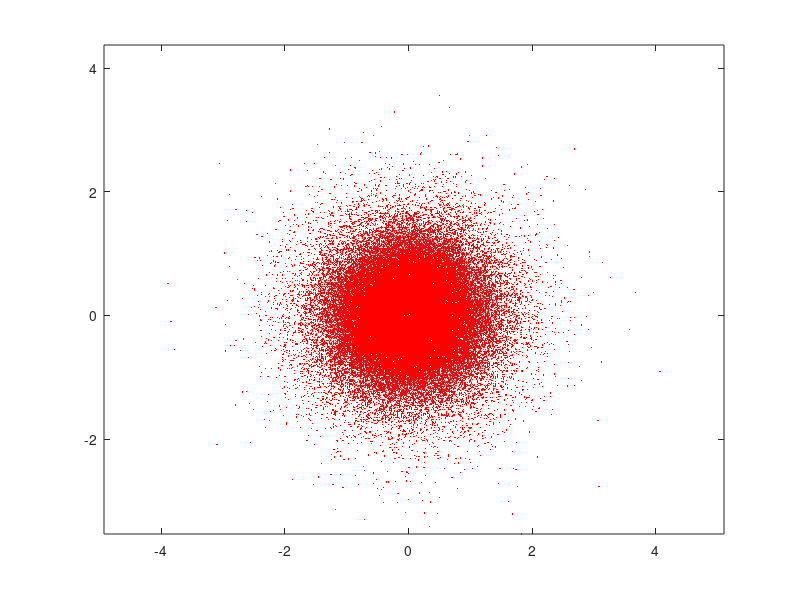
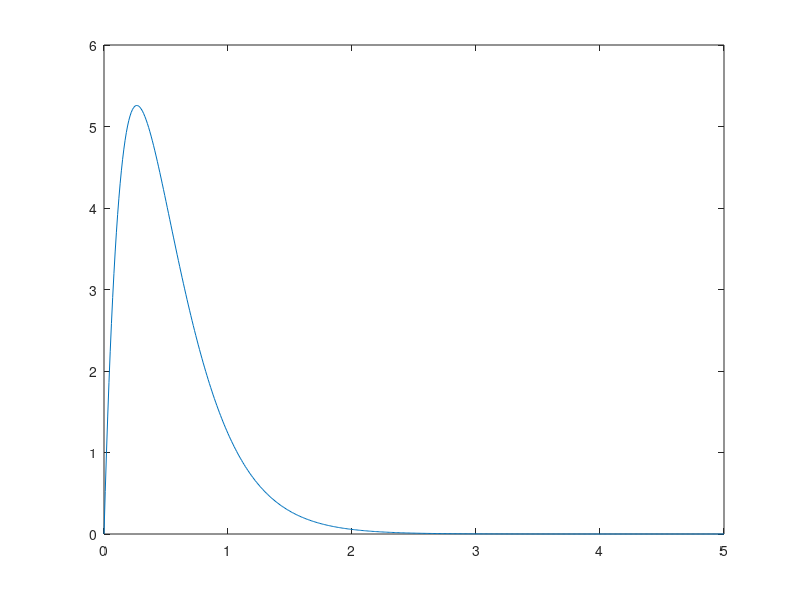

Recreate these plots in MATLAB, in order.
N=400000;a=0.529;
r1=5*rand(1,N);
Dr=4/a^3*r1.^2.*exp(-2/a*r1);
M=max(Dr);
r2=M*rand(1,N);
r=r1(find(r2<Dr));
n=length(r);
Q=2*pi*rand(1,n);
[X,Y]=pol2cart(Q,r);
plot(X,Y,'r.','marker','.','markersize',1)
axis equal
figure
r=0:0.01:5;
Dr=4/a^3*r.*2.*exp(-2/a*r);
plot(r,Dr)